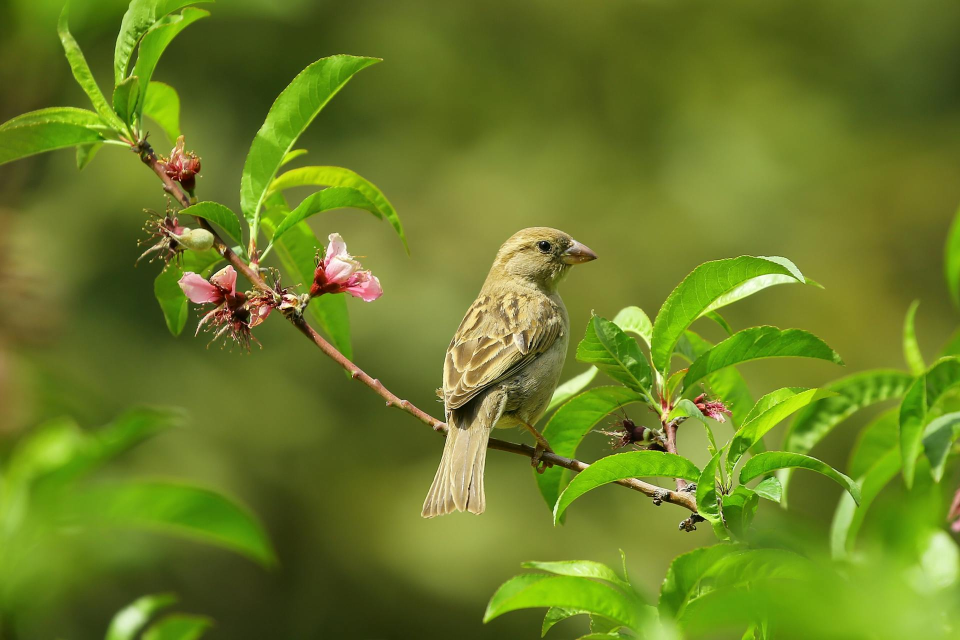
#> input picture bird.jpg, 1920 x 1280 px (shown at 1/2 size)
$ python '15. Geometric_Transformations.py'
#> lines starting #> are read from the running program, lines starting #| are printed output that depends on the picture
"""
Geometric Transformations  (Advanced)

Geometric transformations change the spatial position of pixels.

In this tutorial we cover:
1. Translation
2. Rotation
3. Affine Transformation
4. Perspective Transformation
5. Basic idea of Homography

These concepts are used in:
- Image alignment
- Document scanning
- Augmented Reality
- Object tracking
"""

import cv2
import numpy as np

# Read image
img = cv2.imread('bird.jpg')
#> img is the input picture: shape (1280, 1920, 3); mean B, G, R 36.2, 125.4, 106.2

# Resize image
img = cv2.resize(img, (720, 500))
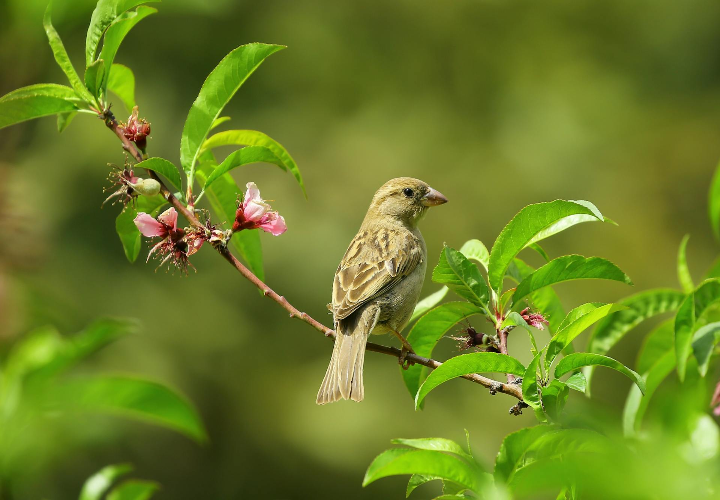
#> img: shape (500, 720, 3); mean B, G, R 36.2, 125.3, 106.1

rows, cols = img.shape[:2]
#> rows = 500; cols = 720

# -------------------------------------------------
# 1. Translation (Shift image)
# -------------------------------------------------

# Move 100 pixels right and 50 pixels down
M_translate = np.float32([[1, 0, 100],
                          [0, 1, 50]])

translated = cv2.warpAffine(img, M_translate, (cols, rows))
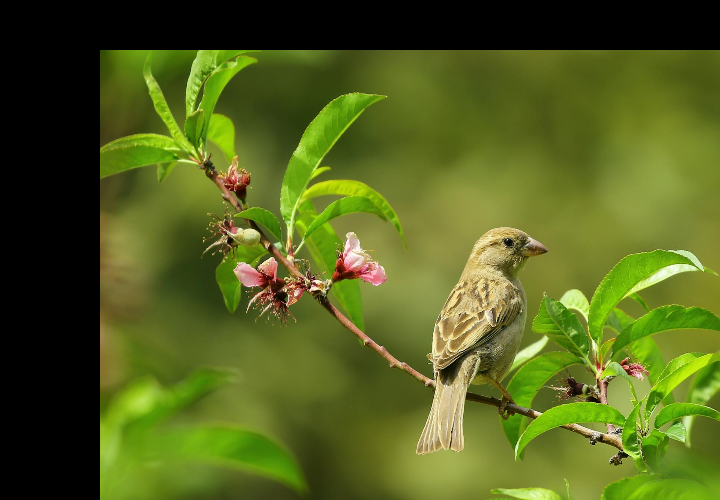
#> translated: shape (500, 720, 3); mean B, G, R 29.8, 97.3, 84

# -------------------------------------------------
# 2. Rotation
# -------------------------------------------------

# Rotate around center
center = (cols // 2, rows // 2)
#> center = (360, 250)

M_rotate = cv2.getRotationMatrix2D(center, 45, 1)  # 45 degrees, scale=1

rotated = cv2.warpAffine(img, M_rotate, (cols, rows))
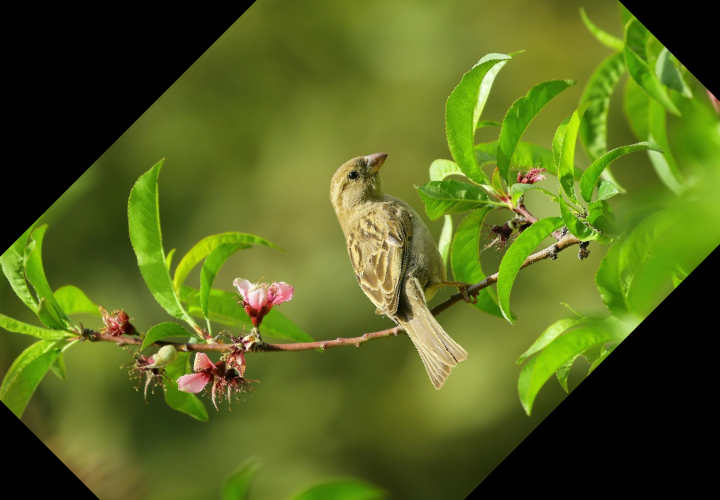
#> rotated: shape (500, 720, 3); mean B, G, R 30, 100.5, 85.9

# -------------------------------------------------
# 3. Affine Transformation
# -------------------------------------------------

# Select 3 points from original image
pts1 = np.float32([[50, 50],
                   [200, 50],
                   [50, 200]])

# New positions of those 3 points
pts2 = np.float32([[10, 100],
                   [200, 50],
                   [100, 250]])

M_affine = cv2.getAffineTransform(pts1, pts2)

affine = cv2.warpAffine(img, M_affine, (cols, rows))
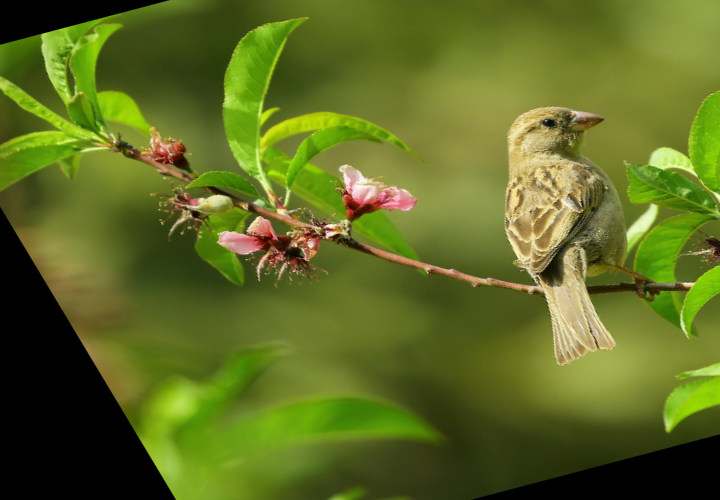
#> affine: shape (500, 720, 3); mean B, G, R 34.7, 108.1, 94.6

# -------------------------------------------------
# 4. Perspective Transformation
# -------------------------------------------------

# Select 4 points from original image
pts1_p = np.float32([[100, 100],
                     [600, 100],
                     [100, 400],
                     [600, 400]])

# Destination points (rectangle)
pts2_p = np.float32([[0, 0],
                     [500, 0],
                     [0, 300],
                     [500, 300]])

M_perspective = cv2.getPerspectiveTransform(pts1_p, pts2_p)

perspective = cv2.warpPerspective(img, M_perspective, (500, 300))
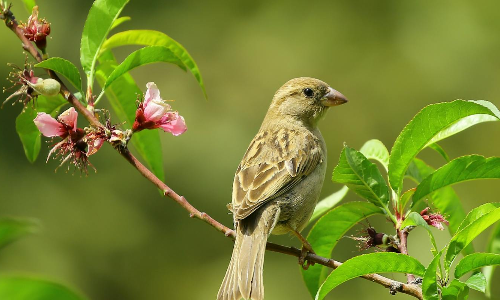
#> perspective: shape (300, 500, 3); mean B, G, R 46.7, 132.7, 118.4

# -------------------------------------------------
# Show Results
# -------------------------------------------------

cv2.imshow("Original", img)
cv2.imshow("Translated", translated)
cv2.imshow("Rotated", rotated)
cv2.imshow("Affine", affine)
cv2.imshow("Perspective", perspective)

cv2.waitKey(0)
cv2.destroyAllWindows()

$ run again, with macaw.jpg copied over bird.jpg
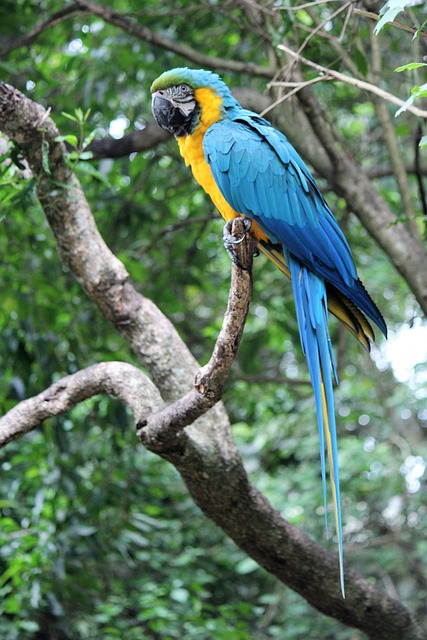
#> input picture macaw.jpg, 427 x 640 px
#> img is the input picture: shape (640, 427, 3); mean B, G, R 99.6, 119.3, 93.6
#> img: shape (500, 720, 3)
#> `affine = cv2.warpAffine(img, M_affine, (cols, rows))`:
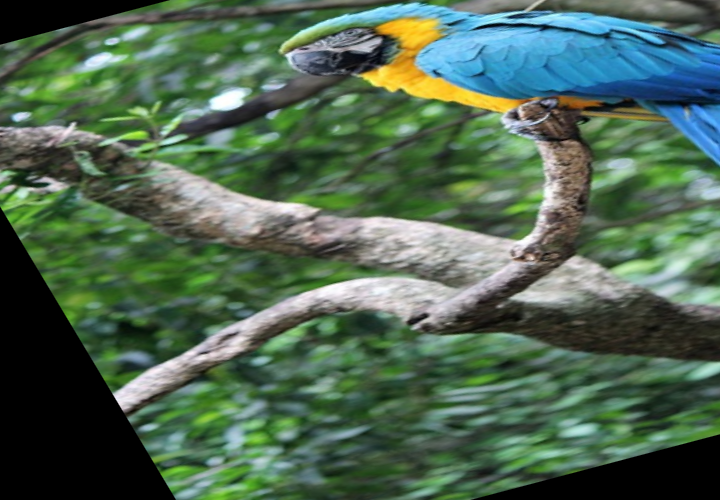
#> affine: shape (500, 720, 3); mean B, G, R 82.9, 103.5, 78.8
#> `perspective = cv2.warpPerspective(img, M_perspective, (500, 300))`:
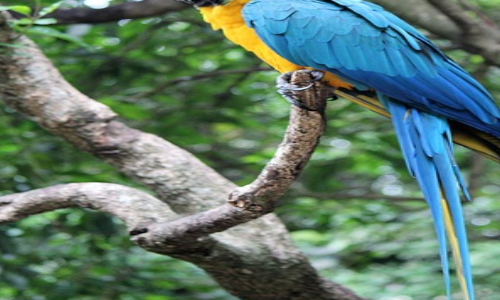
#> perspective: shape (300, 500, 3); mean B, G, R 107.5, 121.9, 94
